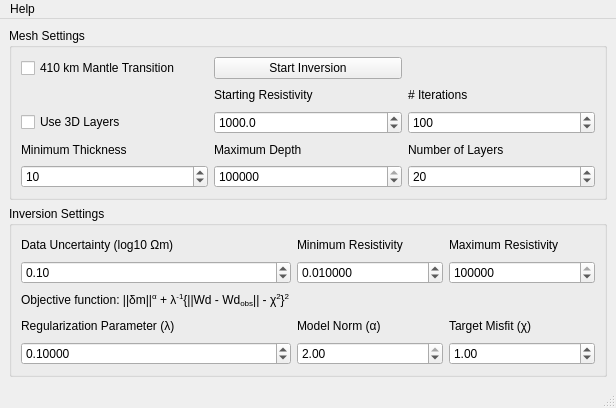
<?xml version="1.0" encoding="UTF-8"?>
<ui version="4.0">
 <class>MainWindow</class>
 <widget class="QMainWindow" name="MainWindow">
  <property name="geometry">
   <rect>
    <x>0</x>
    <y>0</y>
    <width>616</width>
    <height>408</height>
   </rect>
  </property>
  <property name="windowTitle">
   <string>MainWindow</string>
  </property>
  <widget class="QWidget" name="centralwidget">
   <layout class="QGridLayout" name="gridLayout_2">
    <item row="0" column="0">
     <widget class="QGroupBox" name="groupBox">
      <property name="title">
       <string>Mesh Settings</string>
      </property>
      <layout class="QGridLayout" name="gridLayout">
       <item row="5" column="4">
        <widget class="QLabel" name="label_9">
         <property name="text">
          <string>Number of Layers</string>
         </property>
        </widget>
       </item>
       <item row="5" column="1">
        <widget class="QLabel" name="label_7">
         <property name="text">
          <string>Minimum Thickness</string>
         </property>
        </widget>
       </item>
       <item row="2" column="4">
        <widget class="QLabel" name="label_11">
         <property name="text">
          <string># Iterations</string>
         </property>
        </widget>
       </item>
       <item row="5" column="3">
        <widget class="QLabel" name="label_8">
         <property name="text">
          <string>Maximum Depth</string>
         </property>
        </widget>
       </item>
       <item row="2" column="3">
        <widget class="QLabel" name="label_10">
         <property name="text">
          <string>Starting Resistivity</string>
         </property>
        </widget>
       </item>
       <item row="6" column="1">
        <widget class="QSpinBox" name="minThickness">
         <property name="minimum">
          <number>1</number>
         </property>
         <property name="maximum">
          <number>10000</number>
         </property>
         <property name="value">
          <number>10</number>
         </property>
        </widget>
       </item>
       <item row="6" column="3">
        <widget class="QSpinBox" name="maxDepth">
         <property name="minimum">
          <number>10000</number>
         </property>
         <property name="maximum">
          <number>10000000</number>
         </property>
         <property name="value">
          <number>410000</number>
         </property>
        </widget>
       </item>
       <item row="4" column="3">
        <widget class="QDoubleSpinBox" name="startingRho">
         <property name="decimals">
          <number>1</number>
         </property>
         <property name="minimum">
          <double>1.000000000000000</double>
         </property>
         <property name="maximum">
          <double>1000000.000000000000000</double>
         </property>
         <property name="value">
          <double>1000.000000000000000</double>
         </property>
        </widget>
       </item>
       <item row="6" column="4">
        <widget class="QSpinBox" name="numLayers">
         <property name="minimum">
          <number>5</number>
         </property>
         <property name="maximum">
          <number>100</number>
         </property>
         <property name="value">
          <number>20</number>
         </property>
        </widget>
       </item>
       <item row="4" column="4">
        <widget class="QSpinBox" name="numIteration">
         <property name="minimum">
          <number>10</number>
         </property>
         <property name="maximum">
          <number>5000</number>
         </property>
         <property name="value">
          <number>100</number>
         </property>
        </widget>
       </item>
       <item row="1" column="3">
        <widget class="QPushButton" name="pushStartInversion">
         <property name="text">
          <string>Start Inversion</string>
         </property>
        </widget>
       </item>
       <item row="1" column="1">
        <widget class="QCheckBox" name="checkMantleTransition">
         <property name="text">
          <string>410 km Mantle Transition</string>
         </property>
        </widget>
       </item>
       <item row="4" column="1">
        <widget class="QCheckBox" name="check3DLayers">
         <property name="text">
          <string>Use 3D Layers</string>
         </property>
        </widget>
       </item>
      </layout>
     </widget>
    </item>
    <item row="1" column="0">
     <widget class="QGroupBox" name="groupBox_2">
      <property name="title">
       <string>Inversion Settings</string>
      </property>
      <layout class="QGridLayout" name="gridLayout_3">
       <item row="4" column="0">
        <widget class="QDoubleSpinBox" name="regParam">
         <property name="decimals">
          <number>5</number>
         </property>
         <property name="minimum">
          <double>0.000010000000000</double>
         </property>
         <property name="maximum">
          <double>100.000000000000000</double>
         </property>
         <property name="value">
          <double>0.100000000000000</double>
         </property>
        </widget>
       </item>
       <item row="4" column="1">
        <widget class="QDoubleSpinBox" name="modelNorm">
         <property name="maximum">
          <double>2.000000000000000</double>
         </property>
         <property name="singleStep">
          <double>0.100000000000000</double>
         </property>
         <property name="value">
          <double>2.000000000000000</double>
         </property>
        </widget>
       </item>
       <item row="0" column="0">
        <widget class="QLabel" name="label_4">
         <property name="text">
          <string>Data Uncertainty (log10 Ωm)</string>
         </property>
        </widget>
       </item>
       <item row="3" column="1">
        <widget class="QLabel" name="label">
         <property name="text">
          <string>&lt;p&gt;Model Norm (&amp;alpha;)&lt;/p&gt;</string>
         </property>
        </widget>
       </item>
       <item row="1" column="0">
        <widget class="QDoubleSpinBox" name="dataUncertainty">
         <property name="minimum">
          <double>0.010000000000000</double>
         </property>
         <property name="maximum">
          <double>1.000000000000000</double>
         </property>
         <property name="value">
          <double>0.100000000000000</double>
         </property>
        </widget>
       </item>
       <item row="1" column="1">
        <widget class="QDoubleSpinBox" name="minRho">
         <property name="decimals">
          <number>6</number>
         </property>
         <property name="minimum">
          <double>0.000001000000000</double>
         </property>
         <property name="maximum">
          <double>10.000000000000000</double>
         </property>
         <property name="value">
          <double>0.010000000000000</double>
         </property>
        </widget>
       </item>
       <item row="3" column="0">
        <widget class="QLabel" name="label_2">
         <property name="text">
          <string>&lt;p&gt;Regularization Parameter (&amp;lambda;)&lt;/p&gt;</string>
         </property>
        </widget>
       </item>
       <item row="0" column="2">
        <widget class="QLabel" name="label_6">
         <property name="text">
          <string>Maximum Resistivity</string>
         </property>
        </widget>
       </item>
       <item row="0" column="1">
        <widget class="QLabel" name="label_5">
         <property name="text">
          <string>Minimum Resistivity</string>
         </property>
        </widget>
       </item>
       <item row="3" column="2">
        <widget class="QLabel" name="label_12">
         <property name="text">
          <string>&lt;html&gt;&lt;head/&gt;&lt;body&gt;&lt;p&gt;Target Misfit (&amp;chi;)&lt;/p&gt;&lt;/body&gt;&lt;/html&gt;</string>
         </property>
        </widget>
       </item>
       <item row="1" column="2">
        <widget class="QSpinBox" name="maxRho">
         <property name="minimum">
          <number>100</number>
         </property>
         <property name="maximum">
          <number>10000000</number>
         </property>
         <property name="value">
          <number>100000</number>
         </property>
        </widget>
       </item>
       <item row="4" column="2">
        <widget class="QDoubleSpinBox" name="targetMisfit">
         <property name="minimum">
          <double>0.500000000000000</double>
         </property>
         <property name="maximum">
          <double>5.000000000000000</double>
         </property>
         <property name="singleStep">
          <double>0.100000000000000</double>
         </property>
         <property name="value">
          <double>1.000000000000000</double>
         </property>
        </widget>
       </item>
       <item row="2" column="0">
        <widget class="QLabel" name="label_3">
         <property name="text">
          <string>&lt;p&gt;Objective function: ||&amp;delta;m||&lt;sup&gt;&amp;alpha;&lt;/sup&gt; + &amp;lambda;&lt;sup&gt;-1&lt;/sup&gt;{||Wd - Wd&lt;sub&gt;obs&lt;/sub&gt;|| - &amp;chi;&lt;sup&gt;2&lt;/sup&gt;}&lt;sup&gt;2&lt;/sup&gt;&lt;/p&gt;</string>
         </property>
        </widget>
       </item>
      </layout>
     </widget>
    </item>
   </layout>
  </widget>
  <widget class="QMenuBar" name="menubar">
   <property name="geometry">
    <rect>
     <x>0</x>
     <y>0</y>
     <width>616</width>
     <height>26</height>
    </rect>
   </property>
   <widget class="QMenu" name="menuHelp">
    <property name="title">
     <string>Help</string>
    </property>
    <addaction name="actionAbout"/>
   </widget>
   <addaction name="menuHelp"/>
  </widget>
  <widget class="QStatusBar" name="statusbar"/>
  <action name="actionAbout">
   <property name="text">
    <string>About</string>
   </property>
  </action>
 </widget>
 <resources/>
 <connections/>
</ui>
